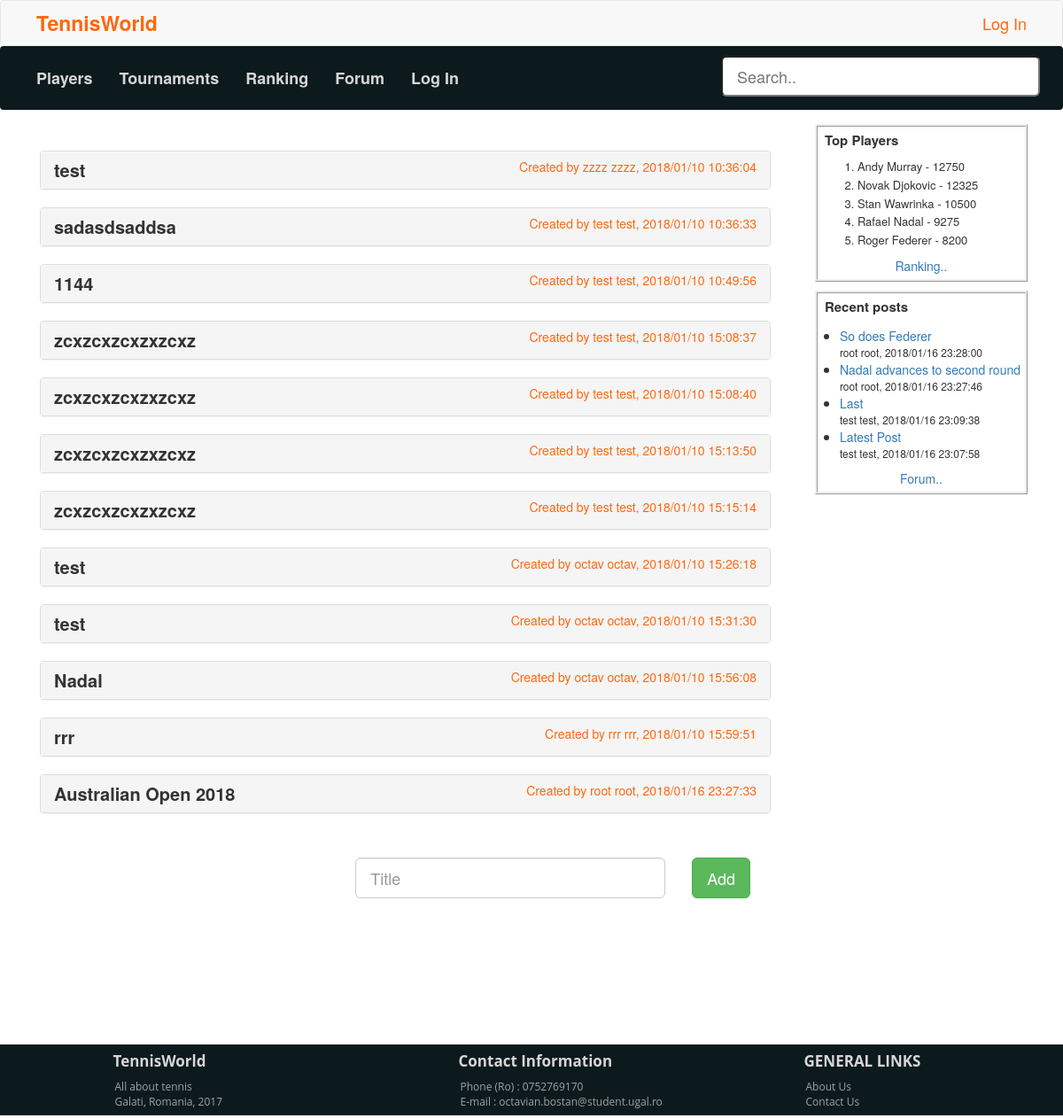
/forum.php, run on the app's committed database.
### tables this page shows
CREATE TABLE `topic` (
  `topic_id` int(11) NOT NULL AUTO_INCREMENT,
  `title` varchar(100) DEFAULT NULL,
  `topic_date` varchar(50) DEFAULT NULL,
  `user_id` int(11) DEFAULT NULL,
  PRIMARY KEY (`topic_id`),
  KEY `user_id` (`user_id`)
);

CREATE TABLE `users` (
  `user_id` int(11) NOT NULL AUTO_INCREMENT,
  `firstName` varchar(32) DEFAULT NULL,
  `lastName` varchar(32) DEFAULT NULL,
  `email` varchar(32) DEFAULT NULL,
  `pass` varchar(64) DEFAULT NULL,
  `role` varchar(10) DEFAULT NULL,
  PRIMARY KEY (`user_id`)
);

CREATE TABLE `RANKING` (
  `rank_id` int(11) NOT NULL AUTO_INCREMENT,
  `player_id` int(11) NOT NULL,
  `points` int(11) NOT NULL,
  PRIMARY KEY (`rank_id`)
);

CREATE TABLE `player` (
  `player_id` int(11) NOT NULL AUTO_INCREMENT,
  `first_name` varchar(32) DEFAULT NULL,
  `last_name` varchar(32) DEFAULT NULL,
  `country` varchar(20) NOT NULL,
  `birthplace` varchar(32) DEFAULT NULL,
  `age` varchar(32) DEFAULT NULL,
  `ranking` varchar(33) DEFAULT NULL,
  `weight` varchar(64) DEFAULT NULL,
  `height` varchar(10) DEFAULT NULL,
  `coach` varchar(30) DEFAULT NULL,
  `about` varchar(1000) DEFAULT NULL,
  `img` varchar(1000) NOT NULL,
  PRIMARY KEY (`player_id`)
);

CREATE TABLE `post` (
  `post_id` int(11) NOT NULL AUTO_INCREMENT,
  `post_description` varchar(100) DEFAULT NULL,
  `post_date` varchar(32) DEFAULT NULL,
  `user_id` int(11) DEFAULT NULL,
  `topic_id` int(11) DEFAULT NULL,
  PRIMARY KEY (`post_id`),
  KEY `user_id` (`user_id`),
  KEY `topic_id` (`topic_id`)
);

### admin/controller.php (called while the page is built, shortened)
<?php
include("includes/models/player.php");
include("includes/models/post.php");
include("includes/models/topic.php");
include("includes/models/user.php");
include("includes/models/rank.php");
class Controller {
	public static function getUserForId($id){
		$con = mysqli_connect("localhost","root","root");
		$db_select = mysqli_select_db($con, "twdm");
		$sql = "SELECT * FROM users where user_id = ".$id;
		$user = new User(0,'', '', '' , '' , '');
		$result = mysqli_query($con, $sql);
		while($row = mysqli_fetch_array($result)) {
			$user = new User($row['user_id'],
					 $row['firstName'],
					 $row['lastName'],
					 $row['email'],
					 $row['pass'],
					 $row['role']);
		}
		return $user;
	}
	public static function getTopics() {
		$con = mysqli_connect("localhost","root","root");
		$db_select = mysqli_select_db($con, "twdm");
		$sql = "SELECT * FROM topic";
		$topics = array();
		$result = mysqli_query($con, $sql);
		while($row = mysqli_fetch_array($result)) {
			$topic = new Topic($row['topic_id'],
					   $row['title'],
					   $row['topic_date'],
					   $row['user_id']);
			$topics[] = $topic;
		}
		return $topics;
	}
	public static function getRecentPosts() {
		$con = mysqli_connect("localhost","root","root");
		$db_select = mysqli_select_db($con, "twdm");
		$sql = "SELECT * FROM post order by post_date desc LIMIT 4";
		$posts = array();
		$result = mysqli_query($con, $sql);
		while($row = mysqli_fetch_array($result)) {
			$post = new Post($row['post_id'],
					 $row['post_description'],
					 $row['post_date'],
					 $row['user_id'],
					 $row['topic_id']);
			$posts[] = $post;
		}
		return $posts;
	}
	public static function getPlayerById($player_id) {
		$con = mysqli_connect("localhost","root","root");
		$db_select = mysqli_select_db($con, "twdm");
		$sql = "SELECT * FROM player  where player_id = ".$player_id;
		$result = mysqli_query($con, $sql);
		while($row = mysqli_fetch_array($result)) {
		  	$player = new Player($row['player_id'],
					$row['first_name'],
					$row['last_name'],
					$row['country'],
					$row['birthplace'],
					$row['age'],
					$row['ranking'],
					$row['weight'],
					$row['height'],
					$row['coach'],
					$row['about'],
					$row['img']);
		}
		return $player;
	}
	public static function getRanking() {
		$con = mysqli_connect("localhost","root","root");
		$db_select = mysqli_select_db($con, "twdm");
		$sql = "SELECT * FROM RANKING";
		$ranks = array();
		$result = mysqli_query($con, $sql);
		while($row = mysqli_fetch_array($result)) {
			$rank = new Rank($row['rank_id'],
					 $row['player_id'],
					 $row['points']);
			$ranks[] = $rank;
		}
		return $ranks;
	}
}
?>

### includes/models/topic.php (called while the page is built, shortened)
<?php
class Topic {
	private $id;
	private $title;
	private $date;
	public function __construct($id, $title, $date, $userId)  {
		$this->id = $id;
		$this->title = $title;
		$this->date = $date;
	}
	public function getId() {
  		return $this->id;
	}
	public function getTitle() {
  		return $this->title;
	}
	public function getDate() {
  		return $this->date;
	}
}
?>

### includes/models/user.php (called while the page is built, shortened)
<?php
class User {
	private $firstName;
	private $lastName;
	public function __construct($id, $firstName, $lastName, $email, $pass, $role)  {
		$this->firstName = $firstName;
		$this->lastName = $lastName;
	}
	public function getFirstName() {
  		return $this->firstName;
	}
	public function getLastName() {
  		return $this->lastName;
	}
}
?>

### includes/models/player.php (called while the page is built, shortened)
<?php
class Player {
	private $firstName;
	private $lastName;
		public function __construct($id, $firstName, $lastName, $country,$birthplace, $age, $ranking, $weight
,$height, $coach, $about, $img) {
		$this->firstName = $firstName;
		$this->lastName = $lastName;
	}
	public function getFirstName() {
  		return $this->firstName;
	}
	public function getLastName() {
  		return $this->lastName;
	}
}
?>

### includes/models/rank.php (called while the page is built, shortened)
<?php
class Rank {
	private $points;
	public function __construct($rankId, $playerId, $points)  {
		$this->points = $points;
	}
	public function getPoints() {
  		return $this->points;
	}
}
?>

### includes/models/post.php (called while the page is built, shortened)
<?php
class Post {
	private $description;
	private $date;
	private $topicId;
	public function __construct($id, $description, $date, $userId, $topicId)  {
		$this->description = $description;
		$this->date = $date;
		$this->topicId = $topicId;
	}
	public function getDescription() {
  		return $this->description;
	}
	public function getDate() {
  		return $this->date;
	}
	public function getTopicId() {
  		return $this->topicId;
	}
}
?>

### forum.php (the view, shortened to what this page needs)
<!DOCTYPE html PUBLIC "-//W3C//DTD XHTML 1.0 Transitional//EN"
"http://www.w3.org/TR/xhtml1/DTD/xhtml1-transitional.dtd">
<?php
include("admin/controller.php");
?>
<html xmlns="http://www.w3.org/1999/xhtml">
 <head>
	<link href="css/bootstrap.min.css" rel="stylesheet"/>
	<link rel="stylesheet" type="text/css" href="css/style.css"/>
 </head>
 <body>
 <?php include("includes/header.php"); ?>
 <div class="container forum">
   <div class="col-md-9">
	  <div class="panel-group topicList" id="accordion">
		<?php
		foreach(Controller::getTopics() as $topic) {
			$topic_user = Controller::getUserForId($topic->getUserId());
		?>
			<br/>
			<div class="panel panel-default">
			  <div class="panel-heading">
				<h4 class="panel-title">
				  <a data-toggle="collapse" data-parent="#accordion" href="<?php echo "#".$topic->getId()?>">
					<span class="topicTitle"><?php echo $topic->getTitle() ?> </span>
					<span class="topicDate pull-right"> <?php echo "  Created by ".$topic_user->getFirstName().' '.$topic_user->getLastName().", ".$topic->getDate();?></span>
				  </a>
				</h4>
			  </div>
			</div>
		<?php
		}
		?>
  	  	</div>
		<div class="row addTopicForm ">
					<div class="col-md-offset-5 col-md-8">
						<form action="forum.php" method = "post">
							<div class="row">
								<div class="col-md-8">
									<div class="form-group">
										<input type="text" name="title" id="title" class="form-control input-lg" placeholder="Title" tabindex="1"/>
									</div>
								</div>
								<div class="col-md-2">
									<div class="form-group">
										<input type="submit" name="submit" value="Add" class="btn btn-primary btn-success btn-lg" tabindex="2"/>
									</div>
								</div>
							</div>
						</form>
					</div>
		</div>
 	  </div>
 	<div class="col-md-3">
	          	<?php include("includes/sidePanel.php"); ?>
	</div>
     </div>
	<?php include("includes/footer.php"); ?>
 </body>
</html>

### includes/sidePanel.php
<div class="sidePanel">
    <div class="rankingPanel">
    		<p class="panelHeader">Top Players</p>
    		<ol class="rankList">
    			<?php
    			  $max = 5;
    				$i=0;
    				foreach(Controller::getRanking() as $rank) {
    					if($i==$max) {
    						break;
    					}
    					$player = Controller::getPlayerById($rank->getPlayerId());
    			?>
    			<li><?php echo $player->getFirstName()." ".$player->getLastName()." - ".$rank->getPoints()?></li>
    			<?php
    			  	$i++;
    				}
    			?>
    		</ol>
    		<center><a class="panelLink" href="ranking.php">Ranking.. </a></center>
    </div>
    <div class="recentPostsPanel">
    	<div >
    			<p class="panelHeader">Recent posts</p>
    			<ul class="recentPostList">
    					<?php
    						foreach(Controller::getRecentPosts() as $post) {
    						$post_user = Controller::getUserForId($post->getUserId());
    						$link = "forum.php?id=".$post->getTopicId();
    					?>
    					<li>
    							<a href="<?php echo $link ?>"><div class="recentPostDesc"><?php echo $post->getDescription()?> </div></a>
    							<div class="recentPostDate"> <?php echo $post_user->getFirstName().' '.$post_user->getLastName().", ".$post->getDate()?></div>
    					</li>
    					<?php
    						}
    					?>
    			</ul>
    			<center><a class="panelLink" href="forum.php">Forum.. </a></center>
    	</div>
    </div>
</div>

### css/style.css (style rules this page uses)
body { padding-top:150px; }
.addTopicForm { margin-top:-50px; margin-bottom:100px; }
.topicTitle { font-size: 20px; font-weight:bold; }
.topicDate { font-size: 14px; color:#ff670f; }
.topicList { margin-bottom:100px; }
.sidePanel { position: fixed; top:140px; padding:0px; right:40px; }
.panelLink { font-size:14px; }
.rankingPanel { font-size:13px; padding:5px; border-style: ridge; margin-bottom: 10px; }
.rankList li { margin-top:2px; margin-right:5px; }
.recentPostsPanel { padding:5px; border-style: ridge; }
.recentPostList { margin-left:-20px; }
.recentPostList li { font-size:15px; }
.recentPostDesc { font-size: 14px; overflow:hidden; }
.recentPostDate { font-size: 12px; }
.panelHeader { font-size: 15px; font-weight: bold; margin-left: 3px; }

### data on the page
topic: title "test", user.firstName "zzzz", user.lastName "zzzz", topic_date "2018/01/10 10:36:04"
topic: title "sadasdsaddsa", user.firstName "test", user.lastName "test", topic_date "2018/01/10 10:36:33"
topic: title "1144", user.firstName "test", user.lastName "test", topic_date "2018/01/10 10:49:56"
topic: title "zcxzcxzcxzxzcxz", user.firstName "test", user.lastName "test", topic_date "2018/01/10 15:08:37"
topic: title "zcxzcxzcxzxzcxz", user.firstName "test", user.lastName "test", topic_date "2018/01/10 15:08:40"
topic: title "zcxzcxzcxzxzcxz", user.firstName "test", user.lastName "test", topic_date "2018/01/10 15:13:50"
topic: title "zcxzcxzcxzxzcxz", user.firstName "test", user.lastName "test", topic_date "2018/01/10 15:15:14"
topic: title "test", user.firstName "octav", user.lastName "octav", topic_date "2018/01/10 15:26:18"
topic: title "test", user.firstName "octav", user.lastName "octav", topic_date "2018/01/10 15:31:30"
topic: title "Nadal", user.firstName "octav", user.lastName "octav", topic_date "2018/01/10 15:56:08"
topic: title "rrr", user.firstName "rrr", user.lastName "rrr", topic_date "2018/01/10 15:59:51"
topic: title "Australian Open 2018", user.firstName "root", user.lastName "root", topic_date "2018/01/16 23:27:33"
ranking: player.first_name "Andy", player.last_name "Murray", points "12750"
ranking: player.first_name "Novak", player.last_name "Djokovic", points "12325"
ranking: player.first_name "Stan", player.last_name "Wawrinka", points "10500"
ranking: player.first_name "Rafael", player.last_name "Nadal", points "9275"
ranking: player.first_name "Roger", player.last_name "Federer", points "8200"
post: post_description "So does Federer", user.firstName "root", user.lastName "root", post_date "2018/01/16 23:28:00"
post: post_description "Nadal advances to second round", user.firstName "root", user.lastName "root", post_date "2018/01/16 23:27:46"
post: post_description "Last", user.firstName "test", user.lastName "test", post_date "2018/01/16 23:09:38"
post: post_description "Latest Post", user.firstName "test", user.lastName "test", post_date "2018/01/16 23:07:58"
